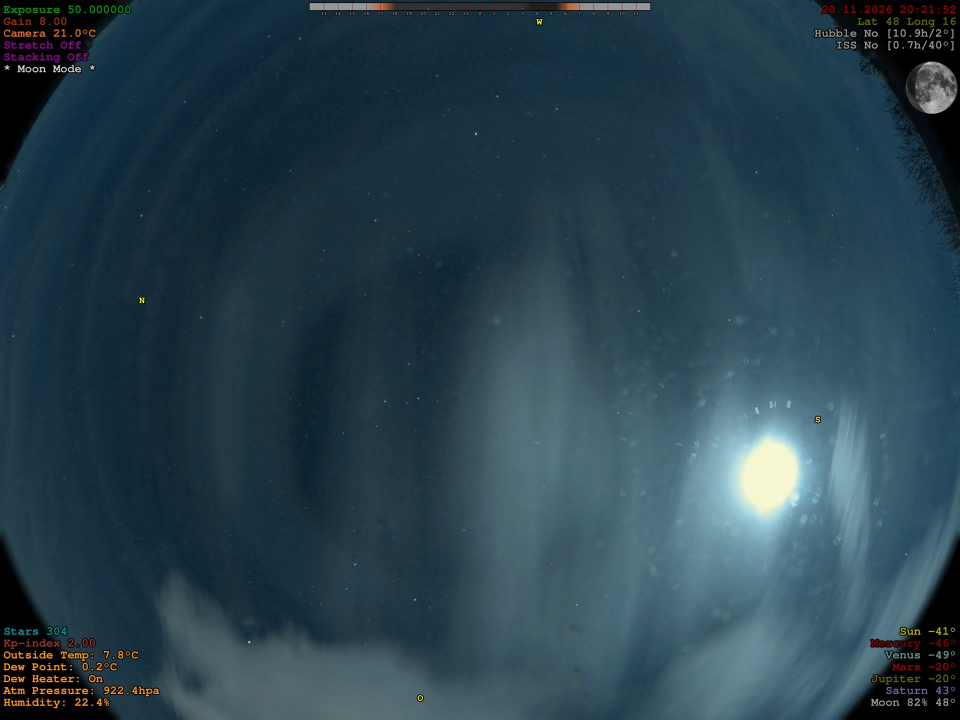
#> input picture research/real_image/data/network/ASK033/ASK033_live_original.jpg, 1920 x 1440 px, found by its file name (shown at 1/2 size)
$ python 06_refine_real_candidates.py
#> lines starting #> are read from the running program, lines starting #| are printed output that depends on the picture; after the words box and inside, x2 and y2 are one past the last pixel; in counts of white or black regions, pixels touching at a corner belong together
import cv2
import csv
import json
import numpy as np
from pathlib import Path

BASE = Path("research/real_image")
DATA = BASE / "data/network/ASK033"
OUT = BASE / "results/ASK033"
OUT.mkdir(parents=True, exist_ok=True)

image = cv2.imread(str(DATA / "ASK033_live_original.jpg"))
#> image is the input picture: shape (1440, 1920, 3); mean B, G, R 78.3, 65.8, 41.1
if image is None:
    raise SystemExit("Original ASK033 image not found")

gray = cv2.cvtColor(image, cv2.COLOR_BGR2GRAY).astype(np.float32)
h, w = gray.shape
#> h = 1440; w = 1920

# Valid-sky mask.
mask = np.ones((h, w), np.uint8) * 255

# Remove camera text and graphical overlays.
mask[:145, :340] = 0
mask[:115, 1180:] = 0
mask[h-220:, :350] = 0
mask[h-220:, w-370:] = 0
mask[:35, 600:1320] = 0

# Remove compass labels.
for x, y, r in [(285,600,35), (1640,600,40), (840,1390,40)]:
    cv2.circle(mask, (x,y), r, 0, -1)
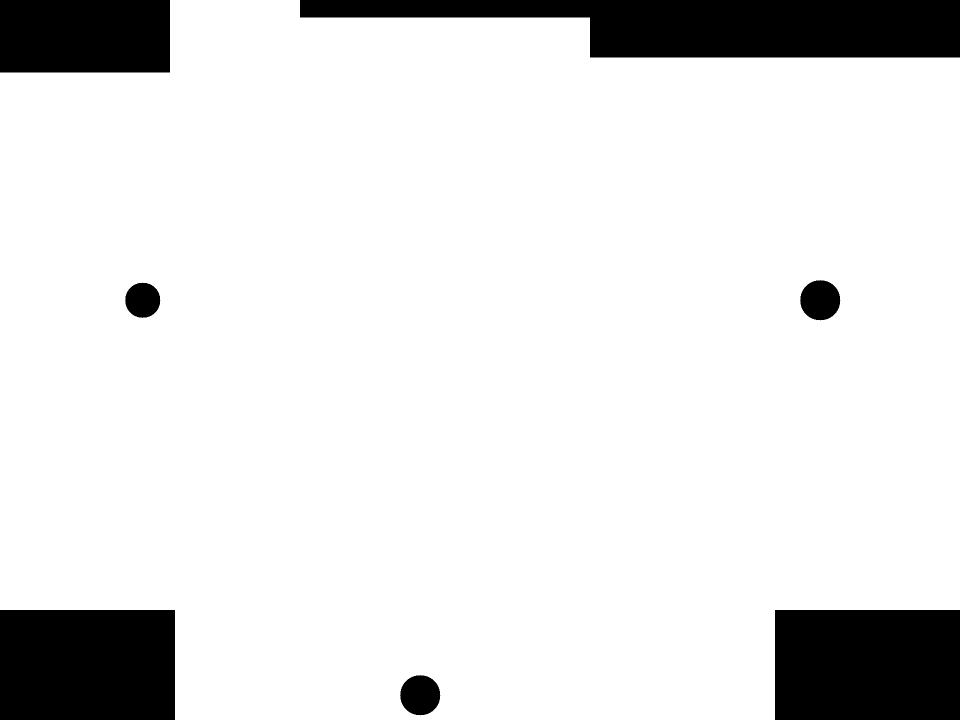
#> mask: shape (1440, 1920) (shown at 1/2 size); 88.2% white; 7 black regions, largest, box (x1, y1, x2, y2) and area: (600, 0, 1920, 115) 105400, (1550, 1220, 1920, 1440) 81400, (0, 1220, 350, 1440) 77000

# Moon and glare exclusion.
cv2.circle(mask, (1860,130), 90, 0, -1)
cv2.circle(mask, (1540,700), 300, 0, -1)

# Exclude obstructed upper-right tree area.
tree = np.array([
    [1700,0], [1919,0], [1919,520],
    [1870,430], [1820,330], [1760,210]
], np.int32)
cv2.fillPoly(mask, [tree], 0)
#> mask: shape (1440, 1920); 76.6% white; 7 black regions, largest, box (x1, y1, x2, y2) and area: (1240, 400, 1841, 1001) 282697, (600, 0, 1920, 521) 147434, (1550, 1220, 1920, 1440) 81400

# Suppress the extreme fisheye boundary, where reflections are common.
yy, xx = np.mgrid[0:h, 0:w]
radius = np.sqrt(((xx-960)/930)**2 + ((yy-720)/690)**2)
mask[radius > 0.94] = 0

# Smooth background and residual.
background = cv2.GaussianBlur(gray, (0,0), 12)
residual = gray - background

# Estimate local noise from residual variance.
mean = cv2.blur(residual, (31,31))
mean_sq = cv2.blur(residual**2, (31,31))
local_sigma = np.sqrt(np.maximum(mean_sq - mean**2, 1.0))
snr_map = (residual - mean) / local_sigma
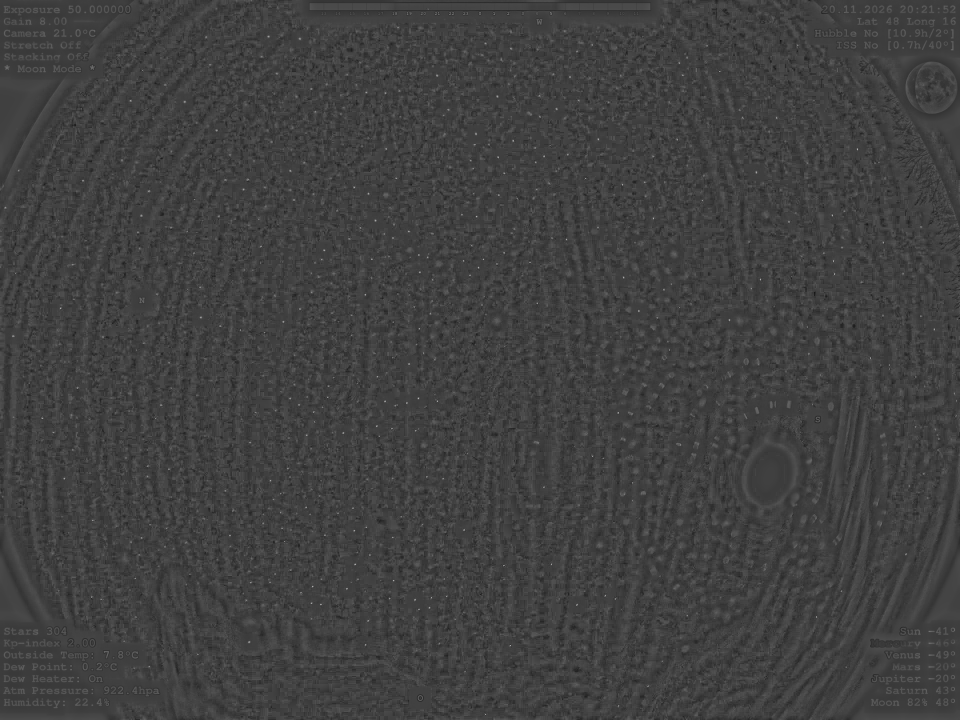
#> snr_map: shape (1440, 1920) float32 (shown at 1/2 size); min -7.09, max 20.77, mean 0; drawn with min black and max white

# Local maxima.
res8 = np.clip(residual, 0, 255).astype(np.uint8)
local_max = cv2.dilate(
    res8, cv2.getStructuringElement(cv2.MORPH_ELLIPSE, (5,5))
)

candidate_mask = (
    (residual > 0) &
    (res8 == local_max) &
    (snr_map >= 4.5) &
    (mask > 0)
)
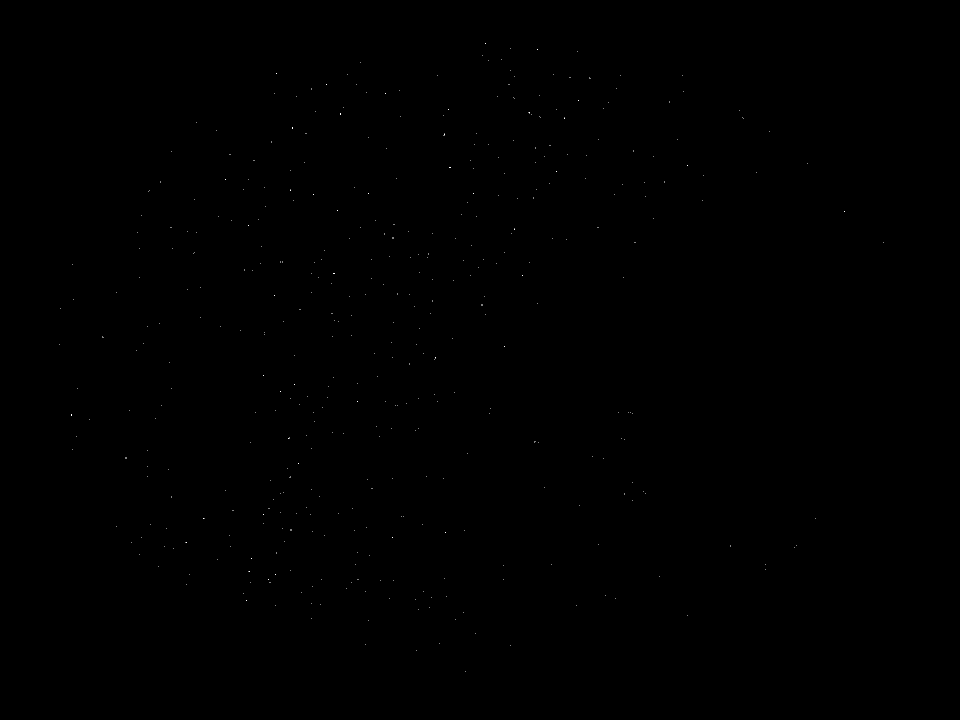
#> candidate_mask: shape (1440, 1920) bool (shown at 1/2 size); 0.02% white in thin lines or dots, all inside (x1, y1, x2, y2) = (119, 87, 1767, 1343)

ys, xs = np.where(candidate_mask)
#> ys = 558 values from 87 to 1342; xs = 558 values, max 1766 at index 214, min 119 at index 314, mean 774.4
raw = sorted(
    [(float(snr_map[y,x]), int(x), int(y)) for y,x in zip(ys,xs)],
    reverse=True
)
#> raw = 558 items, first 6: (19.11, 1185, 912), (18.6, 1020, 1291), (17.77, 629, 843), (17.42, 623, 1206), (16.47, 1236, 825), (16.44, 886, 957)

# Non-maximum suppression: keep one detection per nearby source.
selected = []
for snr, x, y in raw:
    if any((x-s["x"])**2 + (y-s["y"])**2 < 36 for s in selected):
        continue

    patch = residual[y-4:y+5, x-4:x+5]
    weights = np.maximum(patch, 0)
    total = float(weights.sum())
    if total <= 0:
        continue

    py, px = np.mgrid[-4:5, -4:5]
    cx = float((weights*px).sum()/total)
    cy = float((weights*py).sum()/total)

    vx = float((weights*(px-cx)**2).sum()/total)
    vy = float((weights*(py-cy)**2).sum()/total)
    cov = np.array([[vx, 0], [0, vy]])
    eig = np.maximum(np.linalg.eigvalsh(cov), 0)
    major, minor = np.sqrt(eig[1]), np.sqrt(eig[0])
    elongation = major / max(minor, 0.15)

    # Reject extended, elongated and excessively broad sources.
    if major > 2.8 or elongation > 2.2:
        continue

    # Reject detections on saturated pixels.
    if gray[y,x] >= 250:
        continue

    selected.append({
        "x": round(x+cx, 3),
        "y": round(y+cy, 3),
        "snr": round(snr, 3),
        "peak_residual": round(float(residual[y,x]), 3),
        "major_sigma": round(float(major), 3),
        "minor_sigma": round(float(minor), 3),
        "elongation": round(float(elongation), 3)
    })
#> this loop made 558 passes
#> (snr, x, y, total, cx, cy, vx, vy) on passes 1 to 3: (19.11, 1185, 912, 153.1, -0.385, -0.567, 1.22, 1.86), (18.6, 1020, 1291, 211.2, -0.3, 0.0402, 2.31, 2), (17.77, 629, 843, 205, -1.05, 0.215, 2.81, 2.8)
#> after the loop, selected = 406 items

# Assign nine sections.
for d in selected:
    col = min(3, int(d["x"]/(w/3))+1)
    row = min(3, int(d["y"]/(h/3))+1)
    d["section"] = f"R{row}C{col}"
#> this loop made 406 passes
#> (col, row) on passes 1 to 3: (2, 2), (2, 3), (1, 2)

counts = {
    f"R{r}C{c}": sum(
        d["section"] == f"R{r}C{c}" for d in selected
    )
    for r in range(1,4) for c in range(1,4)
}

overlay = image.copy()
for d in selected:
    cv2.circle(
        overlay,
        (int(d["x"]), int(d["y"])),
        5, (0,255,0), 1
    )
#> overlay: shape (1440, 1920, 3); 0.41% of pixels changed, all inside (x1, y1, x2, y2) = (113, 81, 1771, 1348)

for x in (w//3, 2*w//3):
    cv2.line(overlay, (x,0), (x,h), (255,180,0), 1)
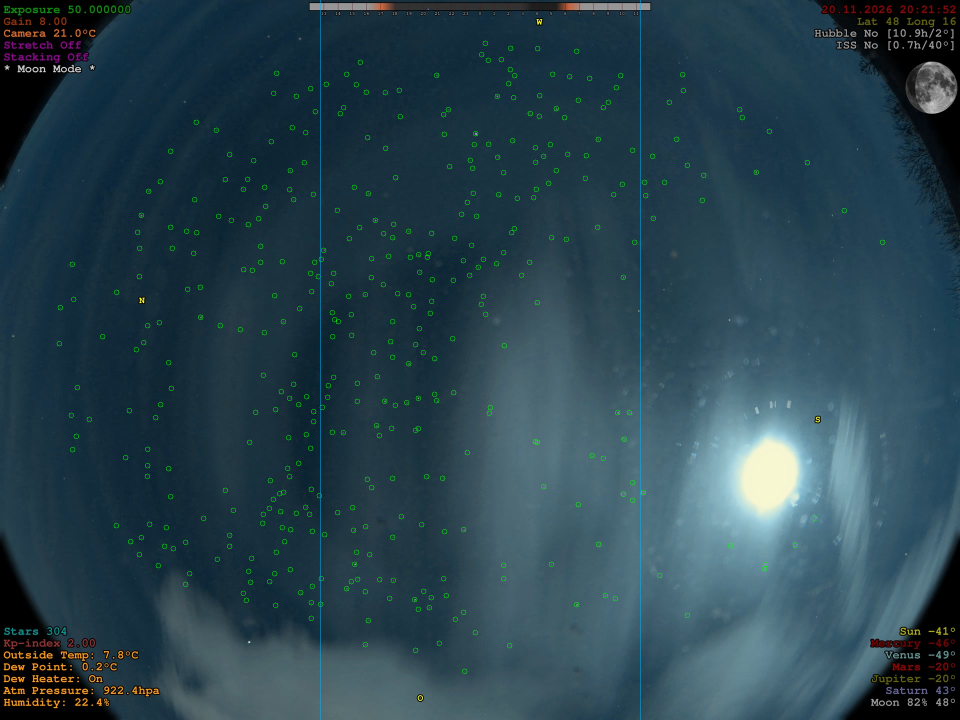
#> overlay: shape (1440, 1920, 3) (shown at 1/2 size); mean B, G, R 78.2, 66.7, 41
for y in (h//3, 2*h//3):
    cv2.line(overlay, (0,y), (w,y), (255,180,0), 1)
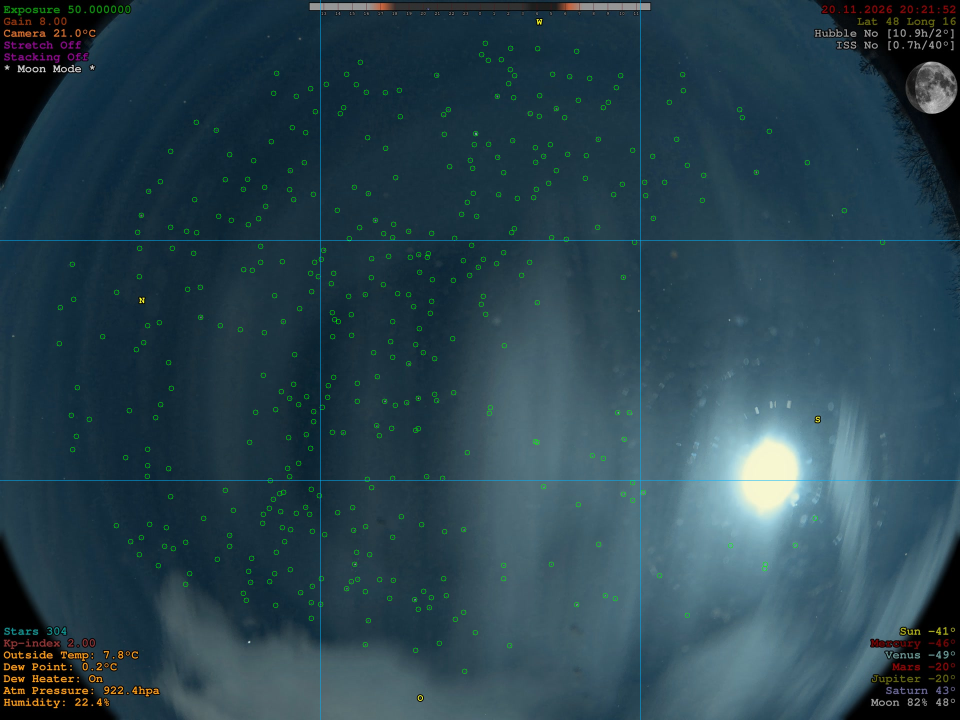
#> overlay: shape (1440, 1920, 3) (shown at 1/2 size); 0.14% of pixels changed, all inside (x1, y1, x2, y2) = (0, 480, 1920, 961)

cv2.imwrite(str(OUT/"ASK033_refined_candidates.jpg"), overlay)
cv2.imwrite(str(OUT/"ASK033_refined_mask.png"), mask)
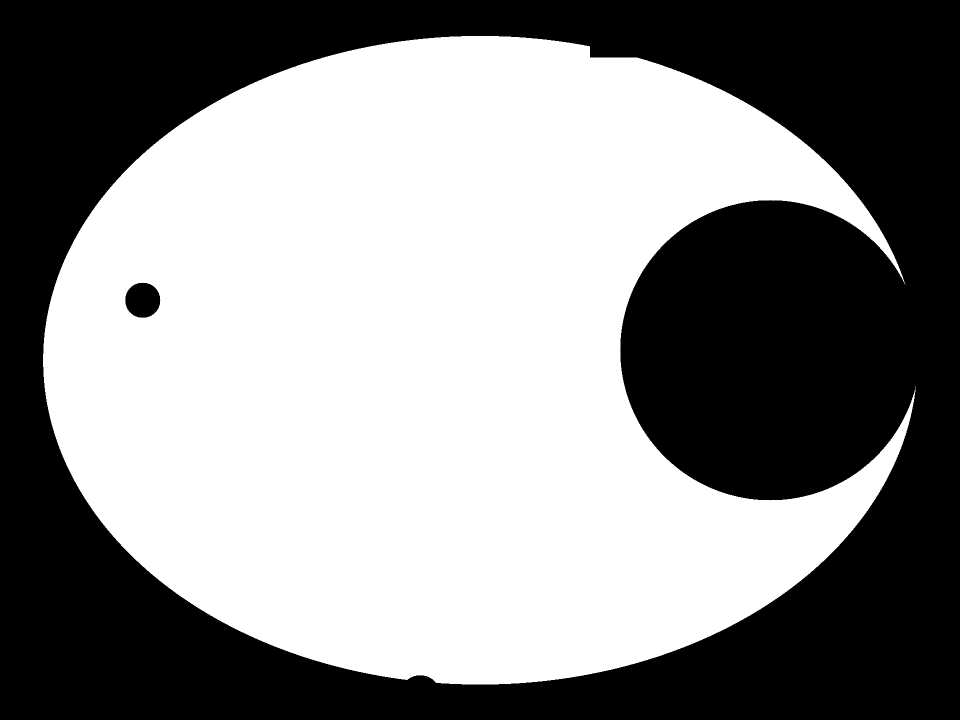
#> saved as ASK033_refined_mask.png: shape (1440, 1920) (shown at 1/2 size); 54% white; 2 black regions, box (x1, y1, x2, y2) and area: (0, 0, 1920, 1440) 1266875, (250, 565, 321, 636) 3853

fields = [
    "x","y","snr","peak_residual",
    "major_sigma","minor_sigma","elongation","section"
]
with open(OUT/"refined_candidates.csv","w",newline="") as f:
    writer = csv.DictWriter(f, fieldnames=fields)
    writer.writeheader()
    writer.writerows(selected)

report = {
    "image_dimensions": [w,h],
    "raw_local_maxima": len(raw),
    "refined_candidates": len(selected),
    "section_counts": counts,
    "filters": [
        "camera overlay exclusion",
        "Moon and glare mask",
        "fisheye edge exclusion",
        "local SNR threshold",
        "non-maximum suppression",
        "compactness and elongation filtering",
        "saturation rejection"
    ],
    "warning": "Remaining candidates still require astronomical catalogue validation."
}
(OUT/"phase19_report.json").write_text(json.dumps(report,indent=2))

print("\nSTARLOC 2.0 — PHASE 19")
print("="*55)
print("Raw local maxima:", len(raw))
#| Raw local maxima: 558
print("Refined candidates:", len(selected))
#| Refined candidates: 406
print("\nNine-section counts:")
for name,count in counts.items():
    print(name, ":", count)
#> this loop made 9 passes
#> (name, count) on passes 1 to 9: ('R1C1', 35), ('R1C2', 89), ('R1C3', 18), ('R2C1', 65), ('R2C2', 89), ('R2C3', 1), ('R3C1', 50), ('R3C2', 51), ('R3C3', 8)
#| R1C1 : 35
#| R1C2 : 89
#| R1C3 : 18
#| R2C1 : 65
#| R2C2 : 89
#| R2C3 : 1
#| R3C1 : 50
#| R3C2 : 51
#> (further printed lines are left out)
print("\nSaved:")
print((OUT/"ASK033_refined_candidates.jpg").resolve())
print((OUT/"refined_candidates.csv").resolve())
print((OUT/"phase19_report.json").resolve())
print("\nPHASE 19 COMPLETE")
